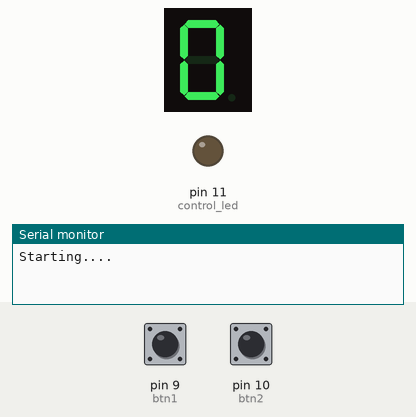
Recording of a sketch running on a simulated Arduino Uno, built with avr-gcc and run on an emulated ATmega328P. Shown: 1-digit seven-segment display, output pins drawn as LEDs (lit = HIGH), the last lines printed to the serial monitor. Wiring (inferred from the names in the program): 1-digit 7-segment display, segments lit when HIGH: segments pin 3, pin 2, pin 6, pin 7, pin 8, pin 4, pin 5. The inputs (shaded band) are chosen by the test bench; at power-on: pin 9 (btn1) LOW, pin 10 (btn2) LOW. The segment pins are drawn as the display they are named for; pins used as bus, display or sensor lines are not drawn.

Above: at 1.7 s.
1.8 s: pin 9 (btn1) pulled HIGH for 1 s
At 3.7 s:
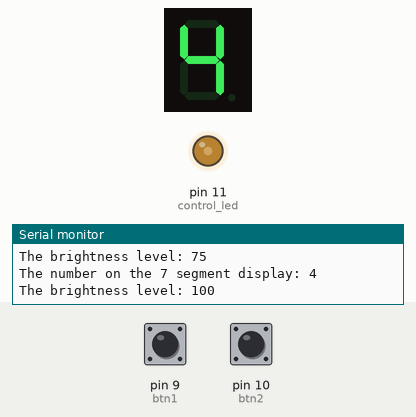
4.3 s: pin 9 (btn1) pulled HIGH for 3.2 s
At 6.9 s:
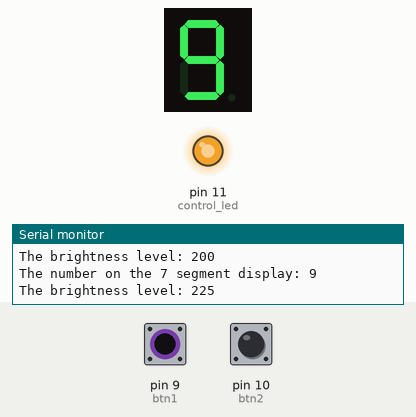
9.0 s: pin 10 (btn2) pulled HIGH for 1 s
At 11.1 s:
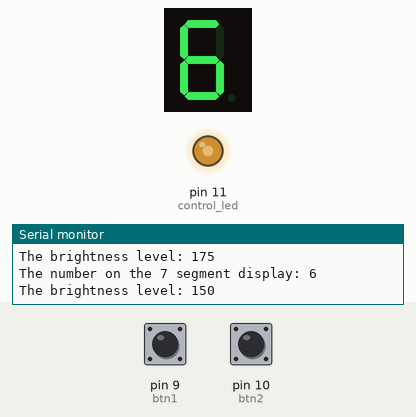
11.5 s: pin 10 (btn2) pulled HIGH for 0.35 s
At 12.6 s:
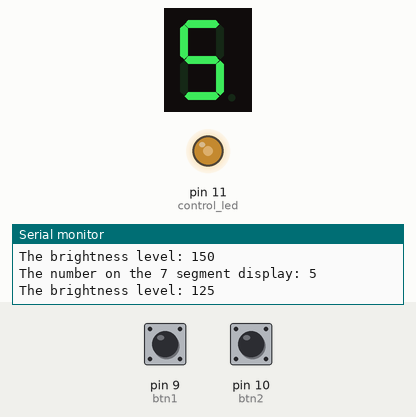
13.3 s: pin 9 (btn1) pulled HIGH for 0.35 s
At 14.0 s:
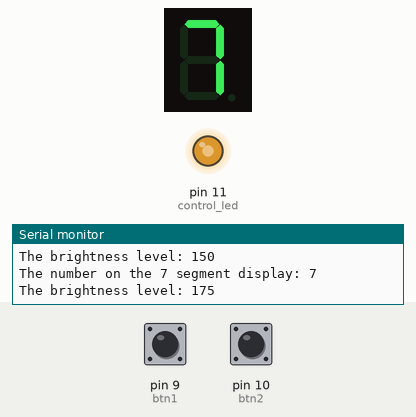
Timing chart, 0 to 16.1 s (numbered marks = the images above; inputs shaded):
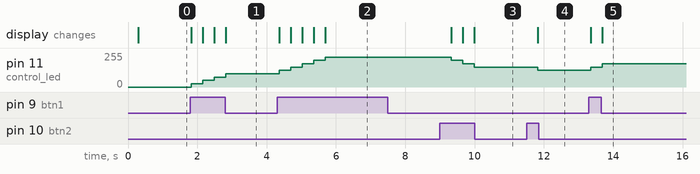

The sketch:

7segmentdisplay_control.ino
```cpp
// Variables for the display
#define b 2
#define a 3
#define f 4
#define g 5
#define c 6
#define d 7
#define e 8

// Variable for the counter, btn's and the led
#define btn1 9
#define btn2 10
int n = 1;
int btn1State = 0;
int btn2State = 0;

#define control_led 11 // pwm pin
int brightness = 0;    // how bright the LED is
int fadeAmount = 25;    // how many points to fade the LED by

void setup() {
  // put your setup code here, to run once:
  Serial.begin(9600);

  pinMode(b, OUTPUT);
  pinMode(a, OUTPUT);
  pinMode(f, OUTPUT);
  pinMode(g, OUTPUT);
  pinMode(c, OUTPUT);
  pinMode(d, OUTPUT);
  pinMode(e, OUTPUT);


  //pinMode(led, OUTPUT);
  pinMode(btn1, INPUT);
  pinMode(btn2, INPUT);

  pinMode(control_led, OUTPUT);
  Serial.println("Starting....");

}

void loop() {


  // read input from both of the buttons
  delay(300);
  btn1State = digitalRead(btn1);
  btn2State = digitalRead(btn2);

// increase the brightness, if it's less than 250 and n is less that 10
  if (btn1State == HIGH) {
    if (brightness < 250 && n < 10){
        n++;
        brightness = brightness + fadeAmount;
        delay(30);
    } else {
        return;
    }

    Serial.print("The number on the 7 segment display: ");
    Serial.println(n-1);
    Serial.print("The brightness level: ");
    Serial.println(brightness);

  }
  else if (btn2State == HIGH) {
    // decrease brightness, but only if n is bigger than 0 and the brightness level is bigger than 0
    if(n > 0 && brightness > 0){
      n--;
      brightness = brightness - fadeAmount;
      delay(30);
      Serial.print("The number on the 7 segment display: ");
      Serial.println(n-1);
      Serial.print("The brightness level: ");
      Serial.println(brightness);
    }

  }

  segment7();
}

// function that just pulls all the led's of the display to low
void pull_low(){
    digitalWrite(a, LOW);
    digitalWrite(b, LOW);
    digitalWrite(c, LOW);
    digitalWrite(d, LOW);
    digitalWrite(e, LOW);
    digitalWrite(f, LOW);
    digitalWrite(g, LOW);


}


// the function that controls the digits on the display and writes the control the led
void segment7(){

int brightness2;
  switch (n)
  {
  case 1:
    // 0
    pull_low();

    digitalWrite(a, HIGH);
    digitalWrite(b, HIGH);
    digitalWrite(c, HIGH);
    digitalWrite(d, HIGH);
    digitalWrite(e, HIGH);
    digitalWrite(f, HIGH);
    brightness2 = 0;
    analogWrite(control_led, brightness2);
    break;


  case 2:
    // 1
    pull_low();

    digitalWrite(b, HIGH);
    digitalWrite(c, HIGH);
    analogWrite(control_led, brightness);
    break;


  case 3:
    // 2
    pull_low();

    digitalWrite(a, HIGH);
    digitalWrite(b, HIGH);
    digitalWrite(g, HIGH);
    digitalWrite(e, HIGH);
    digitalWrite(d, HIGH);
    analogWrite(control_led, brightness);
    break;


  case 4:
    // 3
    pull_low();

    digitalWrite(a, HIGH);
    digitalWrite(b, HIGH);
    digitalWrite(g, HIGH);
    digitalWrite(c, HIGH);
    digitalWrite(d,HIGH);
    analogWrite(control_led, brightness);
    break;


  case 5:
    // 4
    pull_low();

    digitalWrite(f, HIGH);
    digitalWrite(g, HIGH);
    digitalWrite(b, HIGH);
    digitalWrite(c, HIGH);
    analogWrite(control_led, brightness);
    break;


  case 6:
    // 5
    pull_low();

    digitalWrite(a, HIGH);
    digitalWrite(f, HIGH);
    digitalWrite(g, HIGH);
    digitalWrite(c, HIGH);
    digitalWrite(d, HIGH);
    analogWrite(control_led, brightness);
    break;


  case 7:
    // 6

    pull_low();
    digitalWrite(a, HIGH);
    digitalWrite(f, HIGH);
    digitalWrite(g, HIGH);
    digitalWrite(c, HIGH);
    digitalWrite(d, HIGH);
    digitalWrite(e, HIGH);
    analogWrite(control_led, brightness);
    break;


  case 8:
    // 7
    pull_low();

    digitalWrite(a, HIGH);
    digitalWrite(b, HIGH);
    digitalWrite(c, HIGH);
    analogWrite(control_led, brightness);
    break;


  case 9:
    // 8
    pull_low();

    digitalWrite(a, HIGH);
    digitalWrite(b, HIGH);
    digitalWrite(c, HIGH);
    digitalWrite(d, HIGH);
    digitalWrite(e, HIGH);
    digitalWrite(f, HIGH);
    digitalWrite(g, HIGH);
    analogWrite(control_led, brightness);
    break;


  case 10:
    // 9
    pull_low();

    digitalWrite(a, HIGH);
    digitalWrite(b, HIGH);
    digitalWrite(c, HIGH);
    digitalWrite(d, HIGH);
    digitalWrite(f, HIGH);
    digitalWrite(g, HIGH);
    analogWrite(control_led, brightness);
    break;


  default:
    break;
  }
}
```

Measured:
- after the input at 1.8 s, pin 11 (control_led): 0/255 → 25/255 at once, → 50/255 0.33 s later, → 75/255 0.33 s later, → 100/255 0.33 s later; the display: first changes at once (image 1 shows a later state)
- after the input at 4.3 s, pin 11 (control_led): moves from 100/255 to 225/255 over 1.3 s, starting after 0.06 s; the display: first changes after 0.06 s (image 2 shows a later state)
- after the input at 9.0 s, pin 11 (control_led): 225/255 → 200/255 after 0.32 s, → 175/255 0.33 s later, → 150/255 0.33 s later; the display: first changes after 0.32 s (image 3 shows a later state)
- after the input at 11.5 s, pin 11 (control_led): 150/255 → 125/255 after 0.32 s; the display: changes after 0.32 s (image 4)
- after the input at 13.3 s, pin 11 (control_led): 125/255 → 150/255 after 0.05 s, → 175/255 0.33 s later; the display: first changes after 0.05 s (image 5 shows a later state)
